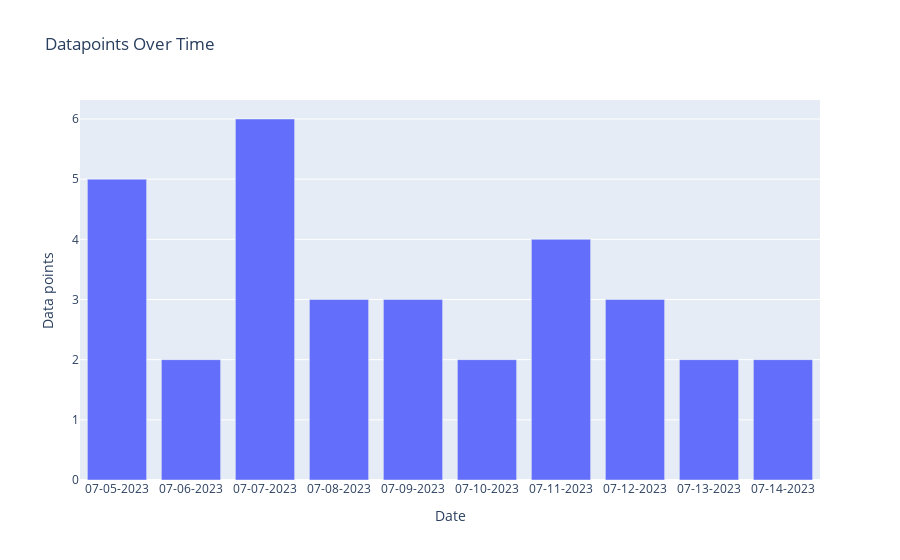

Write notebook code for a chart like this one.
### Code cell
# Group by timestamp and calculate the count of event occurrences
event_counts = df.groupby('timestamp')['event_occurred'].sum().reset_index()

# Create a bar graph for event occurrence over time
fig = go.Figure(data=go.Bar(x=event_counts['timestamp'], y=event_counts['event_occurred']))
fig.update_layout(title='Datapoints Over Time', xaxis_title='Date', yaxis_title='Data points')
fig.show()

### Figure 1 — Plotly figure (JSON) as saved in the notebook; plotly's stock layout.template omitted (floating-point values rounded to 4 significant figures)
{"data": [{"type": "bar", "x": ["07-05-2023", "07-06-2023", "07-07-2023", "07-08-2023", "07-09-2023", "07-10-2023", "07-11-2023", "07-12-2023", "07-13-2023", "07-14-2023"], "y": [5, 2, 6, 3, 3, 2, 4, 3, 2, 2]}], "layout": {"title": {"text": "Datapoints Over Time"}, "xaxis": {"title": {"text": "Date"}}, "yaxis": {"title": {"text": "Data points"}}}}
